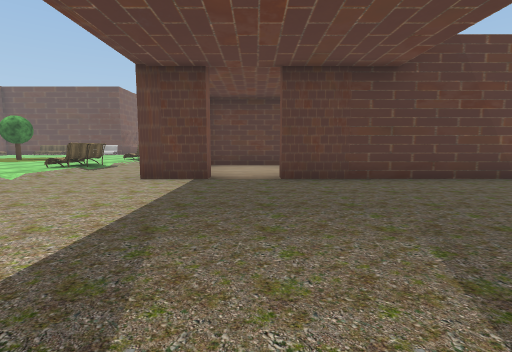
View 1 (above)

24 first-person views from a walk through a Unity game level. The camera is 1.4 m above the floor, tilts 6° down and sees 85° across. The floor is counted in squares, 2 m on a side. Each view is taken from the middle of a square. On the plan, view 1 faces up. The plan holds only what a view shows up to about 9 squares ahead; the rest is blank. The place goes on beyond the plan. Some trees and plants on the terrain are drawn as simple stand-ins. The player is left out. Some animated figures are not drawn. Some surface patterns are stand-ins.

View 2
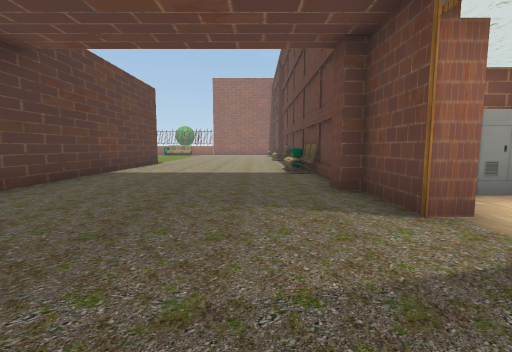

View 3
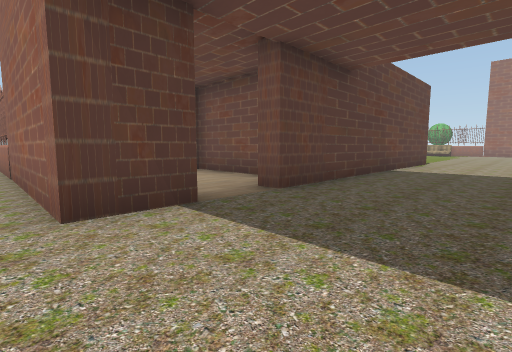

View 4
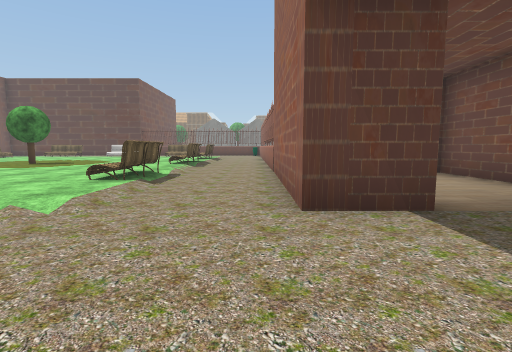

View 5
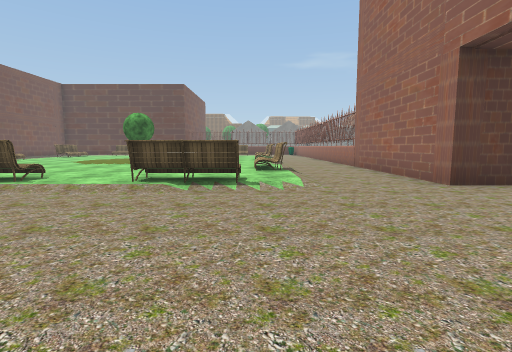

View 6
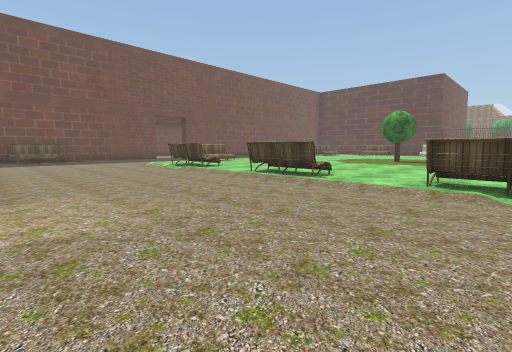

View 7
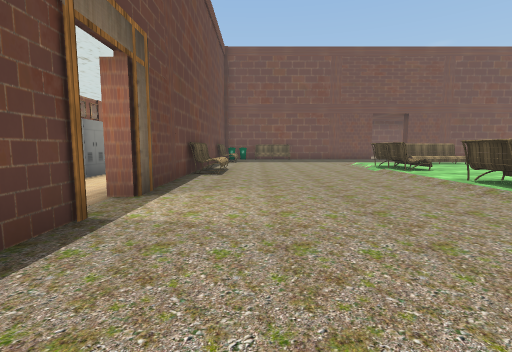

View 8
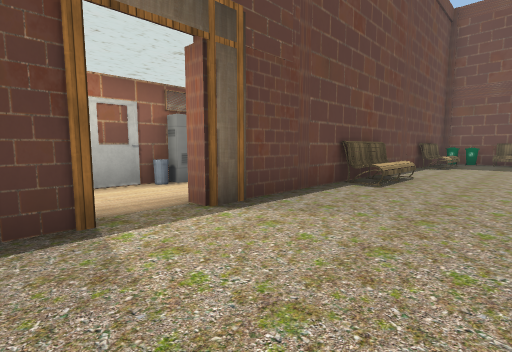

View 9
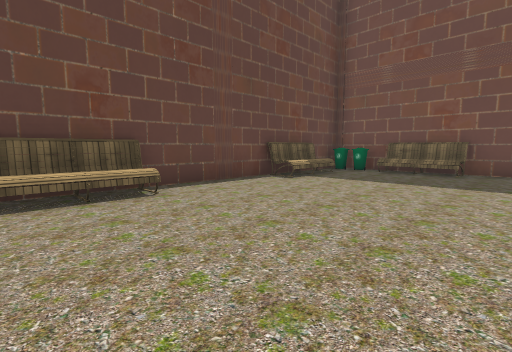

View 10
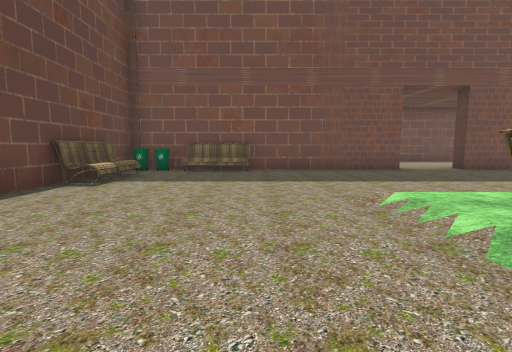

View 11
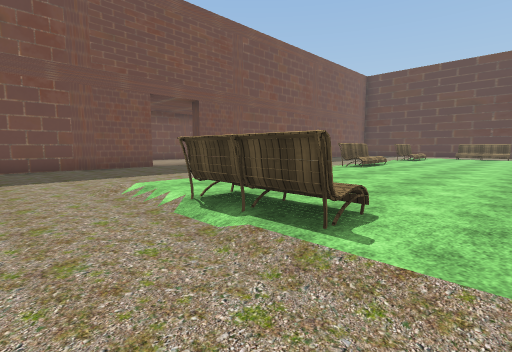

View 12
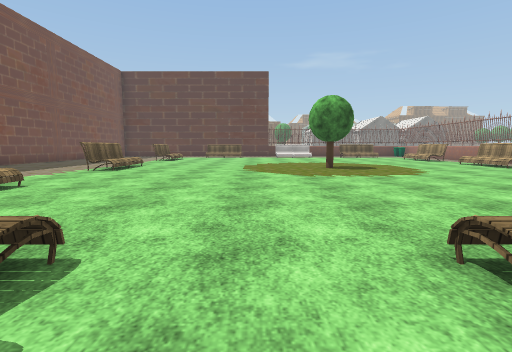

View 13
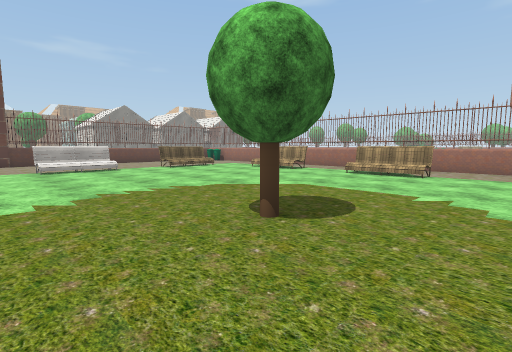

View 14
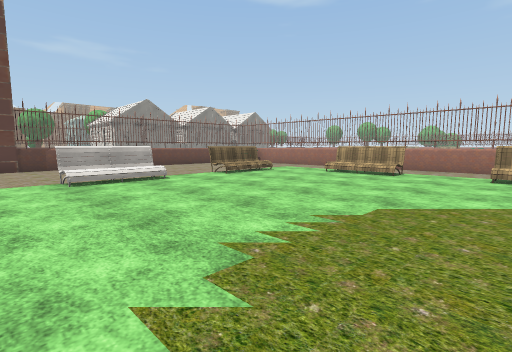

View 15
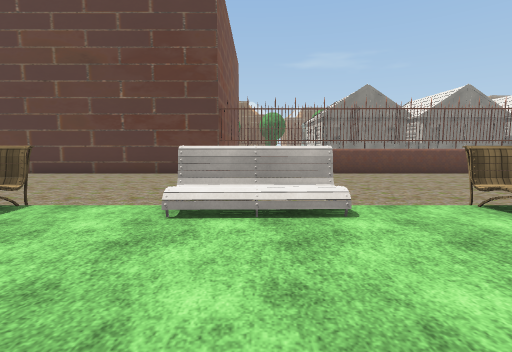

View 16
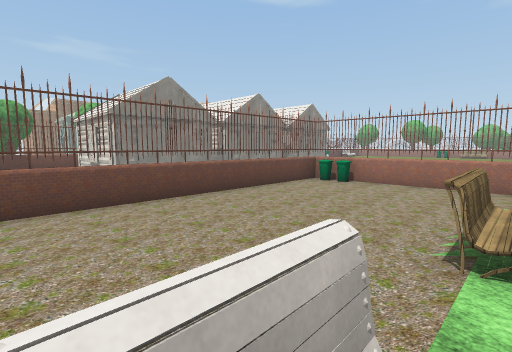

View 17
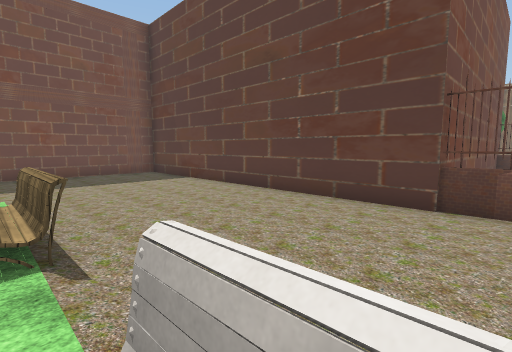

View 18
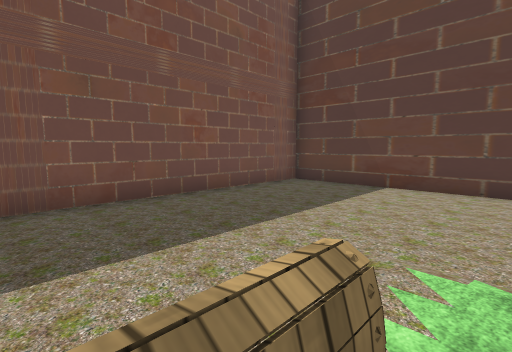

View 19
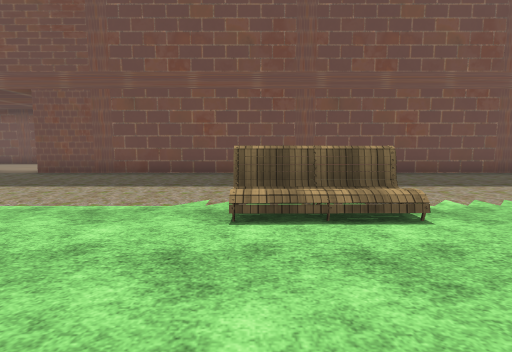

View 20
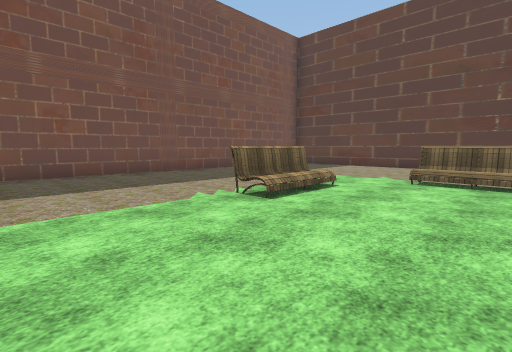

View 21
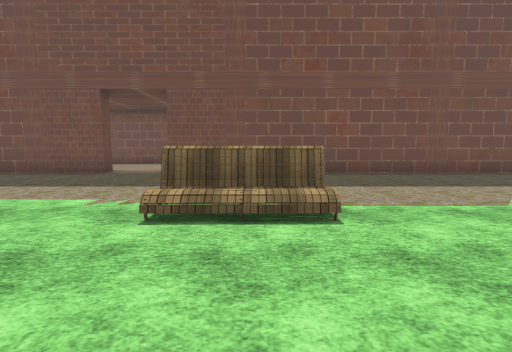

View 22
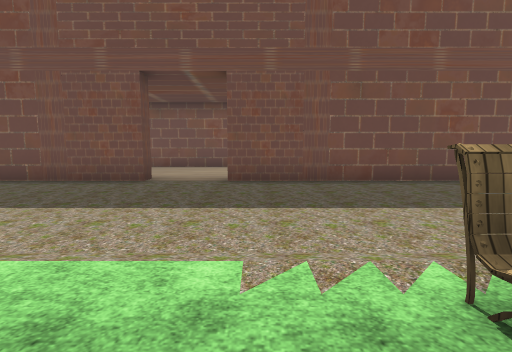

View 23
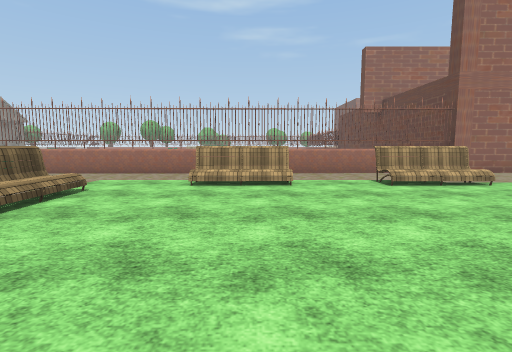

View 24
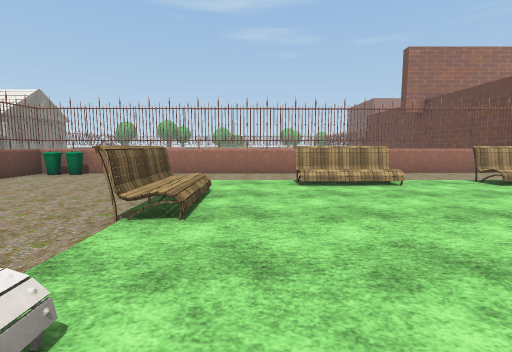

### Floor plan
Key: @ floor where view 1 was taken; # wall or solid block; x gap in a wall; . main floor; : floor 0.25 m higher than the main floor; / step, stairs or slope; B bench; U building; I bin; T tree; O other object.
Columns run from 23 left of view 1 to 7 right of it. Each row starts with its distance up from view 1.
 32            #
 31            #
 30            #   #
 29            #   #
 28            #   ###
 27            #
 26 ############ ...
 25 #..........#########I
 24 #...................I
 23 #...................#
 22 #...................#
 21 #...................#
 20 #..../::BB:#/#:/B:/.#
 19 #.....::::::::::::/.#
 18 #....//::::::::::/B.#
 17 #..../B::::::::::/B.#
 16 #.....::::::::::::/.#
 15 #.....::::::::::::/.#
 14 #...../::::::::::/B.#
 13 #....//:::::T::::/B.#
 12 #..../B:::::::::::..#
 11 #..../::::::::::::/.##   #
 10 ...../::::::::::://..#  .#
  9 .....//::::::::::/B..#...#
  8 #..../B:::::::::://..#...#
  7 #..../::::::::::::/..#...#
  6 #..../:B/B:B/B:/B//..#..#######
  5 #..............................
  4 #B.............................
  3 #B.............................
  2 #B.................  ..........
  1 #IBBB..BBB........    ......BBO
  0 ############xx#        @##UUUUU
 -1           ....
 -2          OOOI#

Positions as (right, up) in squares from view 1, and headings:
1: (0, 0), facing up
2: (-2, 2), facing right
3: (-3, 3), facing up-right
4: (-3, 3), facing up
5: (-6, 1), facing up
6: (-7, 1), facing up-left
7: (-7, 2), facing left
8: (-9, 3), facing down-left
9: (-14, 5), facing down-left
10: (-14, 4), facing left
11: (-13, 4), facing up-left
12: (-13, 5), facing up
13: (-13, 11), facing up-right
14: (-13, 14), facing up-right
15: (-11, 17), facing up
16: (-11, 20), facing up-right
17: (-11, 20), facing up-left
18: (-17, 18), facing up-left
19: (-14, 17), facing left
20: (-14, 14), facing up-left
21: (-14, 13), facing left
22: (-16, 11), facing left
23: (-11, 17), facing right
24: (-11, 19), facing right
